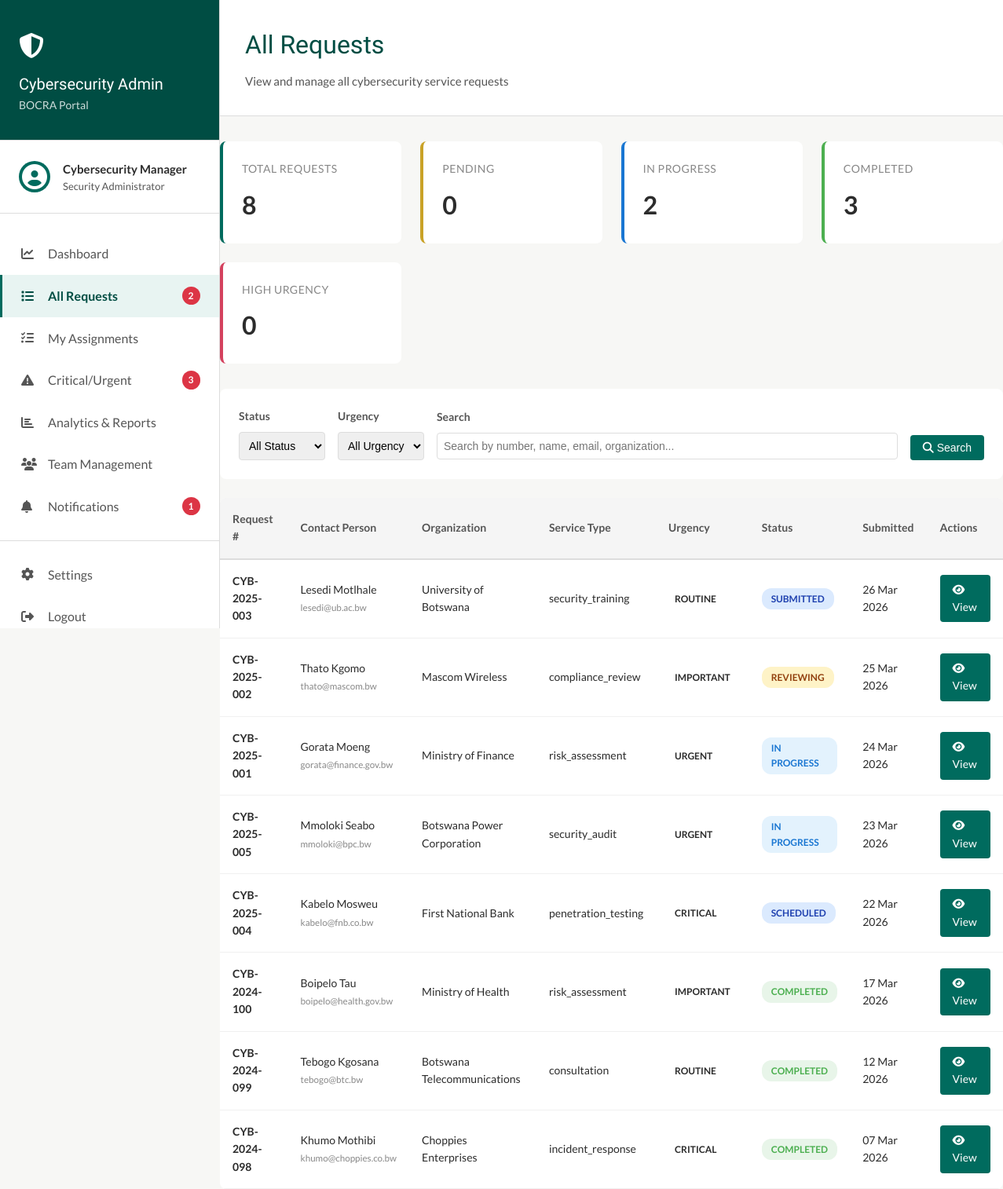
The page /cybersecurity-admin/requests.php (signed in) on the database its author committed.
### tables this page shows
CREATE TABLE cybersecurity_requests (
    id INT AUTO_INCREMENT PRIMARY KEY,
    request_number VARCHAR(50) NOT NULL UNIQUE,
    organization_name VARCHAR(255) NOT NULL,
    contact_person VARCHAR(255) NOT NULL,
    contact_email VARCHAR(255) NOT NULL,
    contact_phone VARCHAR(50) NOT NULL,
    sector ENUM('government', 'telecommunications', 'education', 'finance', 'healthcare', 'energy', 'retail', 'other') NOT NULL,
    organization_size ENUM('small', 'medium', 'large', 'enterprise') NOT NULL,
    service_type ENUM('risk_assessment', 'compliance_review', 'incident_response', 'security_training', 'penetration_testing', 'security_audit', 'consultation') NOT NULL,
    urgency ENUM('routine', 'important', 'urgent', 'critical') DEFAULT 'routine',
    status ENUM('submitted', 'reviewing', 'scheduled', 'in_progress', 'completed', 'cancelled') DEFAULT 'submitted',
    description TEXT NOT NULL,
    specific_requirements TEXT,
    preferred_date DATE,
    assigned_to INT NULL,
    assigned_team VARCHAR(255),
    findings TEXT,
    recommendations TEXT,
    report_file VARCHAR(500),
    completion_date TIMESTAMP NULL,
    submitted_at TIMESTAMP DEFAULT CURRENT_TIMESTAMP,
    created_at TIMESTAMP DEFAULT CURRENT_TIMESTAMP,
    updated_at TIMESTAMP DEFAULT CURRENT_TIMESTAMP ON UPDATE CURRENT_TIMESTAMP,
    FOREIGN KEY (assigned_to) REFERENCES users(id) ON DELETE SET NULL,
    INDEX idx_status (status),
    INDEX idx_service_type (service_type),
    INDEX idx_sector (sector),
    INDEX idx_urgency (urgency),
    INDEX idx_submitted (submitted_at)
);

### backend/config.php (called while the page is built, shortened)
<?php
function getDB() {
    static $pdo = null;
    if ($pdo === null) {
        try {
            $pdo = new PDO(
                "mysql:host=" . DB_HOST . ";dbname=" . DB_NAME . ";charset=utf8mb4",
                DB_USER,
                DB_PASS,
                [
                    PDO::ATTR_ERRMODE => PDO::ERRMODE_EXCEPTION,
                    PDO::ATTR_DEFAULT_FETCH_MODE => PDO::FETCH_ASSOC,
                    PDO::ATTR_EMULATE_PREPARES => false
                ]
            );
        } catch (PDOException $e) {
            die("Database connection failed: " . $e->getMessage());
        }
    }
    return $pdo;
}
function dbQuery($sql, $params = []) {
    $pdo = getDB();
    $stmt = $pdo->prepare($sql);
    $stmt->execute($params);
    return $stmt->fetchAll();
}

### cybersecurity-admin/requests.php (the view, shortened to what this page needs)
<?php
require_once __DIR__ . '/../backend/config.php';
$status_filter = $_GET['status'] ?? 'all';
$search = $_GET['search'] ?? '';
$urgency_filter = $_GET['urgency'] ?? 'all';
$where_clauses = [];
$params = [];
$where_sql = !empty($where_clauses) ? 'WHERE ' . implode(' AND ', $where_clauses) : '';
$sql = "SELECT * FROM cybersecurity_requests $where_sql ORDER BY submitted_at DESC";
$requests = dbQuery($sql, $params);
$stats = [
    'total' => 0,
    'pending' => 0,
    'in_progress' => 0,
    'completed' => 0,
    'high_urgency' => 0
];
try {
    $total_result = dbQuery("SELECT COUNT(*) as total FROM cybersecurity_requests");
    $stats['total'] = $total_result[0]['total'] ?? 0;
    $pending_result = dbQuery("SELECT COUNT(*) as count FROM cybersecurity_requests WHERE status = 'pending'");
    $stats['pending'] = $pending_result[0]['count'] ?? 0;
    $progress_result = dbQuery("SELECT COUNT(*) as count FROM cybersecurity_requests WHERE status = 'in_progress'");
    $stats['in_progress'] = $progress_result[0]['count'] ?? 0;
    $completed_result = dbQuery("SELECT COUNT(*) as count FROM cybersecurity_requests WHERE status = 'completed'");
    $stats['completed'] = $completed_result[0]['count'] ?? 0;
    $high_result = dbQuery("SELECT COUNT(*) as count FROM cybersecurity_requests WHERE urgency = 'high'");
    $stats['high_urgency'] = $high_result[0]['count'] ?? 0;
} catch (Exception $e) {
}
?>
<!DOCTYPE html>
<html lang="en">
<head>
    <link rel="stylesheet" href="https://cdnjs.cloudflare.com/ajax/libs/font-awesome/6.4.0/css/all.min.css">
    <link rel="stylesheet" href="<?php echo BASE_URL; ?>/assets/portal-styles.css">
</head>
<body>
    <?php include 'sidebar.php'; ?>
    <div class="main-content">
        <div class="content-header">
            <h1>All Requests</h1>
            <p>View and manage all cybersecurity service requests</p>
        </div>
        <div class="stats-grid">
            <div class="stat-card"><div class="stat-label">Total Requests</div><div class="stat-value"><?php echo $stats['total']; ?></div></div>
            <div class="stat-card pending"><div class="stat-label">Pending</div><div class="stat-value"><?php echo $stats['pending']; ?></div></div>
            <div class="stat-card in-progress"><div class="stat-label">In Progress</div><div class="stat-value"><?php echo $stats['in_progress']; ?></div></div>
            <div class="stat-card completed"><div class="stat-label">Completed</div><div class="stat-value"><?php echo $stats['completed']; ?></div></div>
            <div class="stat-card high-urgency"><div class="stat-label">High Urgency</div><div class="stat-value"><?php echo $stats['high_urgency']; ?></div></div>
        </div>
        <form method="GET" class="filters-bar">
            <div class="filter-group">
                <label>Status</label>
                <select name="status" onchange="this.form.submit()">
                    <option value="all" <?php echo $status_filter === 'all' ? 'selected' : ''; ?>>All Status</option>
                </select>
            </div>
            <div class="filter-group">
                <label>Urgency</label>
                <select name="urgency" onchange="this.form.submit()">
                    <option value="all" <?php echo $urgency_filter === 'all' ? 'selected' : ''; ?>>All Urgency</option>
                </select>
            </div>
            <div class="filter-group" style="flex: 1;">
                <label>Search</label>
                <input type="text" name="search" placeholder="Search by number, name, email, organization..." value="<?php echo htmlspecialchars($search); ?>">
            </div>
            <div class="filter-group" style="align-self: flex-end;">
                <button type="submit" class="action-btn"><i class="fas fa-search"></i> Search</button>
            </div>
        </form>
        <div class="requests-table">
            <table>
                <thead>
                    <tr><th>Request #</th><th>Contact Person</th><th>Organization</th><th>Service Type</th><th>Urgency</th><th>Status</th><th>Submitted</th><th>Actions</th></tr>
                </thead>
                <tbody>
                    <?php if (count($requests) > 0): ?>
                        <?php foreach ($requests as $request): ?>
                            <tr>
                                <td><strong><?php echo htmlspecialchars($request['request_number']); ?></strong></td>
                                <td><?php echo htmlspecialchars($request['contact_person']); ?><br><small style="color: #888;"><?php echo htmlspecialchars($request['contact_email']); ?></small></td>
                                <td><?php echo htmlspecialchars($request['organization_name'] ?? 'N/A'); ?></td>
                                <td><?php echo htmlspecialchars(substr($request['service_type'], 0, 40)); ?></td>
                                <td><span class="urgency-badge urgency-<?php echo $request['urgency']; ?>"><?php echo strtoupper($request['urgency']); ?></span></td>
                                <td><span class="status-badge status-<?php echo $request['status']; ?>"><?php echo ucfirst(str_replace('_', ' ', $request['status'])); ?></span></td>
                                <td><?php echo date('d M Y', strtotime($request['submitted_at'])); ?></td>
                                <td><a href="view-request.php?id=<?php echo $request['id']; ?>" class="action-btn"><i class="fas fa-eye"></i> View</a></td>
                            </tr>
                        <?php endforeach; ?>
                    <?php else: ?>
                        <tr><td colspan="8" style="text-align: center; padding: 3rem; color: #888;"><i class="fas fa-inbox" style="font-size: 3rem; margin-bottom: 1rem; opacity: 0.3;"></i><p>No requests found.</p></td></tr>
                    <?php endif; ?>
                </tbody>
            </table>
        </div>
    </div>
</body>
</html>

### assets/portal-styles.css (style rules this page uses)
:root { --teal: #006B5E; --teal-dark: #004D43; --teal-light: #E8F4F2; --gold: #C9A227; --charcoal: #2C2C2C; --mid: #555555; --light: #888888; --border: #DDDDDD; --bg: #F7F7F5; --white: #FFFFFF; --danger: #DC3545; --success: #28A745; --warning: #FFC107; --info: #17A2B8; }
* { margin: 0; padding: 0; box-sizing: border-box; }
body { font-family: 'Lato', sans-serif; color: var(--charcoal); line-height: 1.6; background: var(--bg); }
h1, h2, h3, h4, h5, h6 { font-family: 'Forum', serif; font-weight: 400; color: var(--teal-dark); }
.main-content { flex: 1; margin-left: 280px; background: var(--bg); }
table { width: 100%; border-collapse: collapse; font-size: 0.875rem; }
thead { background: var(--bg); }
th { padding: 0.875rem; text-align: left; font-weight: 600; color: var(--charcoal); border-bottom: 2px solid var(--border); }
td { padding: 0.875rem; border-bottom: 1px solid var(--border); }
body { display: flex; margin: 0; padding: 0; }
.content-header { background: var(--white); padding: 2rem; border-bottom: 1px solid var(--border); margin-bottom: 2rem; }
.content-header h1 { font-size: 2rem; margin-bottom: 0.5rem; }
.content-header p { color: var(--mid); font-size: 0.9375rem; }
.status-badge { display: inline-block; padding: 0.25rem 0.75rem; border-radius: 12px; font-size: 0.75rem; font-weight: 600; text-transform: uppercase; }
.status-submitted { background: #dbeafe; color: #1e40af; }
.status-reviewing { background: #fef3c7; color: #92400e; }
.status-scheduled { background: #dbeafe; color: #1e40af; }
.status-in_progress { background: #fef3c7; color: #92400e; }
.status-completed { background: #d1fae5; color: #065f46; }

### cybersecurity-admin/requests.php (style rules this page uses)
.stats-grid { display: grid; grid-template-columns: repeat(auto-fit, minmax(200px, 1fr)); gap: 1.5rem; margin-bottom: 2rem; }
.stat-card { background: white; padding: 1.5rem; border-radius: 8px; border-left: 4px solid #006B5E; }
.stat-card.pending { border-left-color: #C9A227; }
.stat-card.in-progress { border-left-color: #1976D2; }
.stat-card.completed { border-left-color: #4CAF50; }
.stat-card.high-urgency { border-left-color: #D4415E; }
.stat-label { font-size: 0.875rem; color: #888; text-transform: uppercase; letter-spacing: 0.5px; margin-bottom: 0.5rem; }
.stat-value { font-size: 2rem; font-weight: 700; color: #2C2C2C; }
.filters-bar { background: white; padding: 1.5rem; border-radius: 8px; margin-bottom: 1.5rem; display: flex; gap: 1rem; flex-wrap: wrap; align-items: center; }
.filter-group { display: flex; flex-direction: column; gap: 0.5rem; }
.filter-group label { font-size: 0.875rem; font-weight: 600; color: #555; }
.filter-group select, .filter-group input { padding: 0.5rem; border: 1px solid #ddd; border-radius: 4px; font-size: 0.875rem; }
.requests-table { background: white; border-radius: 8px; overflow: hidden; }
table { width: 100%; border-collapse: collapse; }
th { background: #f5f5f5; padding: 1rem; text-align: left; font-weight: 600; font-size: 0.875rem; color: #555; border-bottom: 2px solid #ddd; }
td { padding: 1rem; border-bottom: 1px solid #f0f0f0; font-size: 0.875rem; }
.status-badge { display: inline-block; padding: 0.25rem 0.75rem; border-radius: 12px; font-size: 0.75rem; font-weight: 600; text-transform: uppercase; }
.status-in_progress { background: #E3F2FD; color: #1976D2; }
.status-completed { background: #E8F5E9; color: #4CAF50; }
.urgency-badge { display: inline-block; padding: 0.25rem 0.5rem; border-radius: 4px; font-size: 0.75rem; font-weight: 600; }
.action-btn { padding: 0.5rem 1rem; background: #006B5E; color: white; border: none; border-radius: 4px; cursor: pointer; font-size: 0.875rem; text-decoration: none; display: inline-block; }

### rows shown on the page
cybersecurity_requests: request_number "CYB-2025-003", contact_person "Lesedi Motlhale", contact_email "lesedi@ub.ac.bw", organization_name "University of Botswana", service_type "security_training", urgency "ROUTINE", status "SUBMITTED", submitted_at "26 Mar 2026"
cybersecurity_requests: request_number "CYB-2025-002", contact_person "Thato Kgomo", contact_email "thato@mascom.bw", organization_name "Mascom Wireless", service_type "compliance_review", urgency "IMPORTANT", status "REVIEWING", submitted_at "25 Mar 2026"
cybersecurity_requests: request_number "CYB-2025-001", contact_person "Gorata Moeng", contact_email "gorata@finance.gov.bw", organization_name "Ministry of Finance", service_type "risk_assessment", urgency "URGENT", status "IN PROGRESS", submitted_at "24 Mar 2026"
cybersecurity_requests: request_number "CYB-2025-005", contact_person "Mmoloki Seabo", contact_email "mmoloki@bpc.bw", organization_name "Botswana Power Corporation", service_type "security_audit", urgency "URGENT", status "IN PROGRESS", submitted_at "23 Mar 2026"
cybersecurity_requests: request_number "CYB-2025-004", contact_person "Kabelo Mosweu", contact_email "kabelo@fnb.co.bw", organization_name "First National Bank", service_type "penetration_testing", urgency "CRITICAL", status "SCHEDULED", submitted_at "22 Mar 2026"
cybersecurity_requests: request_number "CYB-2024-100", contact_person "Boipelo Tau", contact_email "boipelo@health.gov.bw", organization_name "Ministry of Health", service_type "risk_assessment", urgency "IMPORTANT", status "COMPLETED", submitted_at "17 Mar 2026"
cybersecurity_requests: request_number "CYB-2024-099", contact_person "Tebogo Kgosana", contact_email "tebogo@btc.bw", organization_name "Botswana Telecommunications", service_type "consultation", urgency "ROUTINE", status "COMPLETED", submitted_at "12 Mar 2026"
cybersecurity_requests: request_number "CYB-2024-098", contact_person "Khumo Mothibi", contact_email "khumo@choppies.co.bw", organization_name "Choppies Enterprises", service_type "incident_response", urgency "CRITICAL", status "COMPLETED", submitted_at "07 Mar 2026"

### other values the page prints
$_SESSION['name'] "Cybersecurity Manager"
$pending "2"
$critical "3"
$unread "1"
$stats['total'] "8"
$stats['pending'] "0"
$stats['in_progress'] "2"
$stats['completed'] "3"
$stats['high_urgency'] "0"
